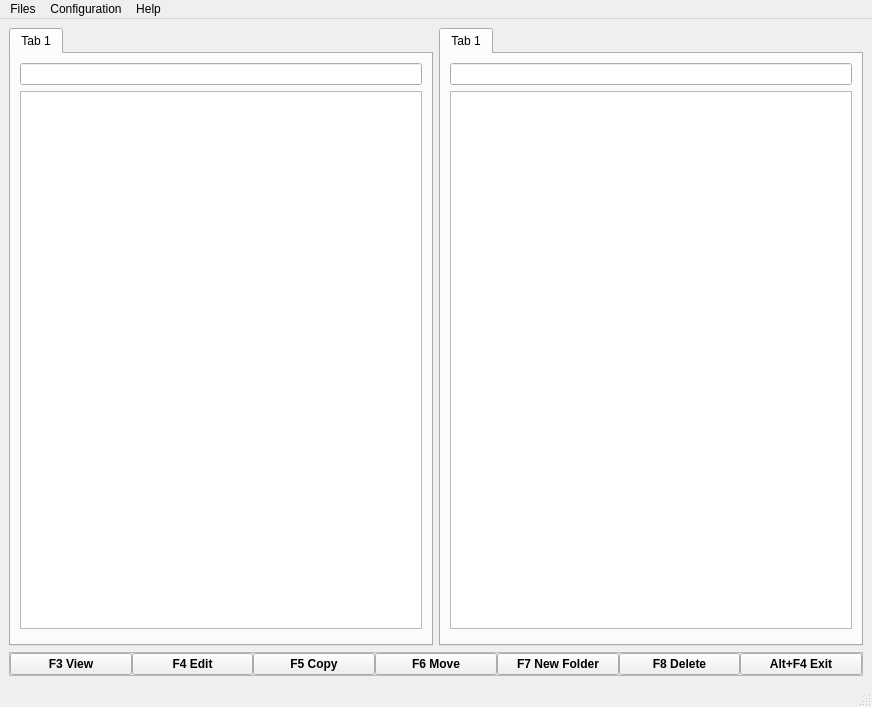
<?xml version="1.0" encoding="UTF-8"?>
<ui version="4.0">
 <author>Jafeth Garcia</author>
 <class>MainWindow</class>
 <widget class="QMainWindow" name="MainWindow">
  <property name="geometry">
   <rect>
    <x>0</x>
    <y>0</y>
    <width>872</width>
    <height>707</height>
   </rect>
  </property>
  <property name="windowTitle">
   <string>PyCommander</string>
  </property>
  <widget class="QWidget" name="centralwidget">
   <property name="autoFillBackground">
    <bool>false</bool>
   </property>
   <layout class="QVBoxLayout" name="verticalLayout">
    <item>
     <widget class="QFrame" name="bodyContainer">
      <layout class="QHBoxLayout" name="horizontalLayout_2">
       <property name="margin">
        <number>0</number>
       </property>
       <item>
        <widget class="QTabWidget" name="tabLeft">
         <property name="currentIndex">
          <number>0</number>
         </property>
         <widget class="QWidget" name="tabL_1">
          <attribute name="title">
           <string>Tab 1</string>
          </attribute>
          <layout class="QGridLayout" name="gridLayout_2">
           <item row="3" column="0">
            <widget class="QFrame" name="frame_3">
             <property name="frameShape">
              <enum>QFrame::StyledPanel</enum>
             </property>
             <property name="frameShadow">
              <enum>QFrame::Raised</enum>
             </property>
            </widget>
           </item>
           <item row="0" column="0">
            <widget class="QWidget" name="widget" native="true">
             <layout class="QGridLayout" name="gridLayout">
              <property name="margin">
               <number>0</number>
              </property>
              <property name="spacing">
               <number>0</number>
              </property>
              <item row="0" column="0">
               <widget class="QLineEdit" name="lineEdit"/>
              </item>
             </layout>
            </widget>
           </item>
           <item row="1" column="0">
            <widget class="QTreeView" name="treeViewLeft">
             <property name="selectionMode">
              <enum>QAbstractItemView::MultiSelection</enum>
             </property>
            </widget>
           </item>
          </layout>
         </widget>
        </widget>
       </item>
       <item>
        <widget class="QTabWidget" name="tabRight">
         <property name="currentIndex">
          <number>0</number>
         </property>
         <widget class="QWidget" name="tabR_1">
          <attribute name="title">
           <string>Tab 1</string>
          </attribute>
          <layout class="QGridLayout" name="gridLayout_3">
           <item row="2" column="0">
            <widget class="QFrame" name="frame_2">
             <property name="frameShape">
              <enum>QFrame::StyledPanel</enum>
             </property>
             <property name="frameShadow">
              <enum>QFrame::Raised</enum>
             </property>
            </widget>
           </item>
           <item row="0" column="0">
            <widget class="QWidget" name="widget_2" native="true">
             <layout class="QGridLayout" name="gridLayout_4">
              <property name="margin">
               <number>0</number>
              </property>
              <property name="spacing">
               <number>0</number>
              </property>
              <item row="0" column="0">
               <widget class="QLineEdit" name="lineEdit_2"/>
              </item>
             </layout>
            </widget>
           </item>
           <item row="1" column="0">
            <widget class="QTreeView" name="treeViewRight"/>
           </item>
          </layout>
         </widget>
        </widget>
       </item>
      </layout>
     </widget>
    </item>
    <item>
     <widget class="QFrame" name="footerContainer">
      <property name="frameShape">
       <enum>QFrame::StyledPanel</enum>
      </property>
      <property name="frameShadow">
       <enum>QFrame::Raised</enum>
      </property>
      <layout class="QHBoxLayout" name="horizontalLayout">
       <property name="spacing">
        <number>0</number>
       </property>
       <property name="margin">
        <number>0</number>
       </property>
       <item>
        <widget class="QPushButton" name="pushButton">
         <property name="font">
          <font>
           <weight>75</weight>
           <bold>true</bold>
          </font>
         </property>
         <property name="text">
          <string>F3 View</string>
         </property>
        </widget>
       </item>
       <item>
        <widget class="QPushButton" name="pushButton_2">
         <property name="font">
          <font>
           <weight>75</weight>
           <bold>true</bold>
          </font>
         </property>
         <property name="text">
          <string>F4 Edit</string>
         </property>
        </widget>
       </item>
       <item>
        <widget class="QPushButton" name="pushButton_3">
         <property name="font">
          <font>
           <weight>75</weight>
           <bold>true</bold>
          </font>
         </property>
         <property name="text">
          <string>F5 Copy</string>
         </property>
        </widget>
       </item>
       <item>
        <widget class="QPushButton" name="pushButton_4">
         <property name="font">
          <font>
           <weight>75</weight>
           <bold>true</bold>
          </font>
         </property>
         <property name="text">
          <string>F6 Move</string>
         </property>
        </widget>
       </item>
       <item>
        <widget class="QPushButton" name="pushButton_5">
         <property name="font">
          <font>
           <weight>75</weight>
           <bold>true</bold>
          </font>
         </property>
         <property name="text">
          <string>F7 New Folder</string>
         </property>
        </widget>
       </item>
       <item>
        <widget class="QPushButton" name="pushButton_6">
         <property name="font">
          <font>
           <weight>75</weight>
           <bold>true</bold>
          </font>
         </property>
         <property name="text">
          <string>F8 Delete</string>
         </property>
        </widget>
       </item>
       <item>
        <widget class="QPushButton" name="pushButton_7">
         <property name="font">
          <font>
           <weight>75</weight>
           <bold>true</bold>
          </font>
         </property>
         <property name="text">
          <string>Alt+F4 Exit</string>
         </property>
        </widget>
       </item>
      </layout>
     </widget>
    </item>
   </layout>
  </widget>
  <widget class="QMenuBar" name="menubar">
   <property name="geometry">
    <rect>
     <x>0</x>
     <y>0</y>
     <width>872</width>
     <height>21</height>
    </rect>
   </property>
   <widget class="QMenu" name="menuFile">
    <property name="title">
     <string>Files</string>
    </property>
    <addaction name="separator"/>
    <addaction name="actionQuit"/>
   </widget>
   <widget class="QMenu" name="menuHelp">
    <property name="title">
     <string>Help</string>
    </property>
    <addaction name="actionAbout_PyComander"/>
   </widget>
   <widget class="QMenu" name="menuConfiguration">
    <property name="title">
     <string>Configuration</string>
    </property>
   </widget>
   <addaction name="menuFile"/>
   <addaction name="menuConfiguration"/>
   <addaction name="menuHelp"/>
  </widget>
  <widget class="QStatusBar" name="statusbar"/>
  <action name="actionAbout_PyComander">
   <property name="text">
    <string>About PyComander...</string>
   </property>
  </action>
  <action name="actionQuit">
   <property name="text">
    <string>Quit</string>
   </property>
  </action>
 </widget>
 <resources/>
 <connections/>
</ui>
